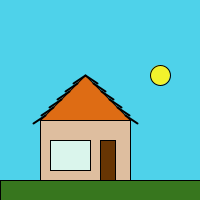
Frame 1 (no input)
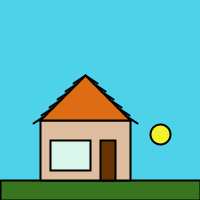
Frame 60 (the mouse pressed at the canvas centre just before this capture)
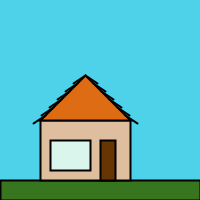
Frame 120 (the mouse held since frame 60 and released just before this capture)

The Processing sketch that drew these frames (run headless with seeded random() and noise(); from frame 60 on, the mouse is pressed at the canvas centre):

// Processing sketch: processing_96471
// ── processing_96471.pde

int x=85;
int y=75;
int dtelhax=12;
int dtelhay=8;
int ptx=8;
int pty=8;
int j=75;
void setup()
{
size (200, 200);
}
void draw() {
background(78, 210, 234);
fill(242, 242, 44);
ellipse(160, j, 20, 20);
j++;
if (j==400)
{
j=0;

}
fill (55, 118, 30);
rect(0, 180, 200, 20);
fill(222, 190, 159);
rect(40, 120, 90, 60);
fill(218, 245, 236);
rect (50, 140, 40, 30);
fill(103, 53, 3);
rect(100, 140, 15, 40);
fill(222, 108, 20);
triangle(40, 120, 85, 75, 130, 120);
int x=85;
int y=75;
int dtelhax=12;
int dtelhay=8;
int ptx=8;
int pty=8;

for (int i=0; i<6; i++)
{
strokeWeight(2);
line (x, y, x+dtelhax, y+dtelhay);
x+=ptx;
y+=pty;
}
x=85;
y=75;
dtelhax=-12;
dtelhay=8;
ptx=-8;
pty=8;
for (int i=0; i<6; i++)
{
line (x, y, x+dtelhax, y+dtelhay);
x+=ptx;
y+=pty;
}
}
